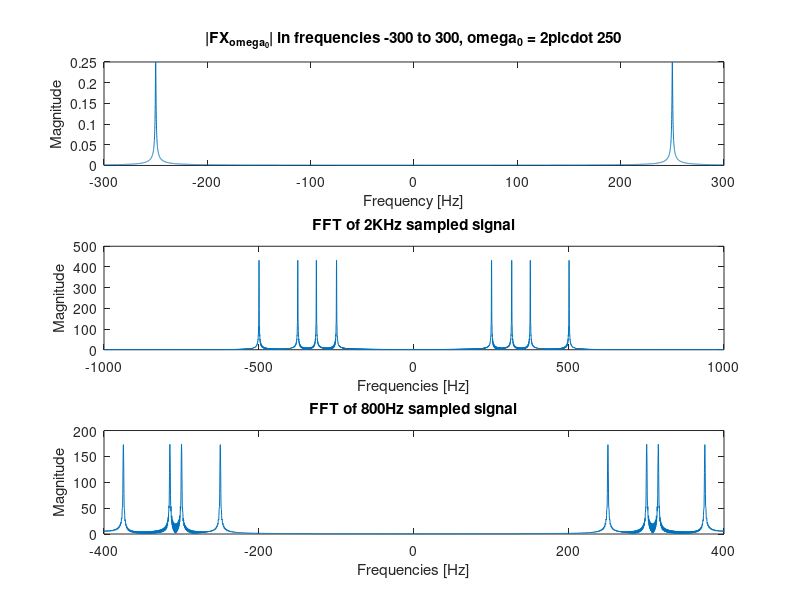
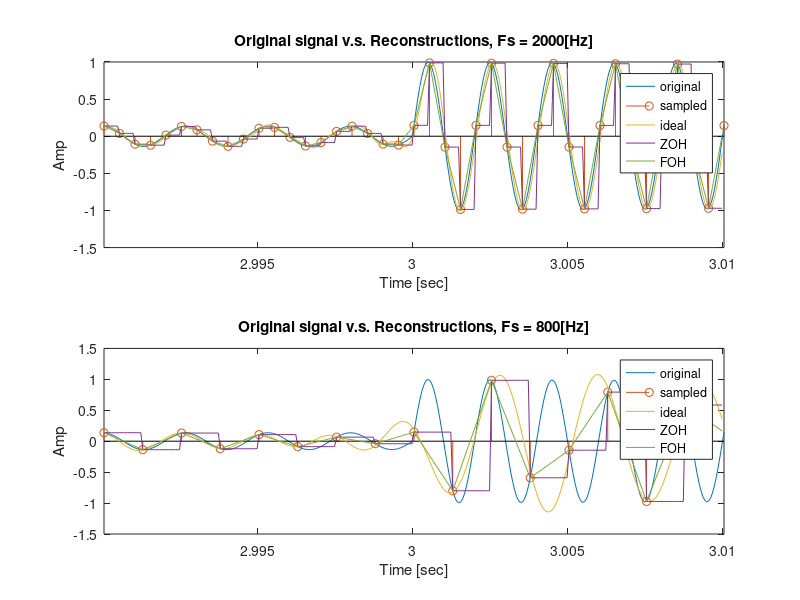

MATLAB code for these plots, in order:
% Students:
%  Itay Levi - 203192216 
%  Hagai Kariti - 301781613

        
%% Clear all
clear all;
close all;
clc
%% Q1
% define the signal
x_w = @(w,t) sin(w.*t).*(t >= 0).*exp(-2*t);
% define fourier transform for X
w0 = 2*pi*250;
X_fourier = @(w) w0./(w0^2 + (j.*w + 2).^2);
% calculate it for given interval
f_space = linspace(-300, 300, 10000);
X_f_abs = abs(X_fourier(2*pi*f_space));
% plot it
figure(1);
subplot(3, 1, 1);
plot(f_space, X_f_abs);
title("|F\{X_{\omega_0}\}| in frequencies -300 to 300, \omega_0 = 2\pi\cdot 250");
xlabel("Frequency [Hz]");
ylabel("Magnitude");
%% Q2
% define the signal x(t)
w1 = 2*pi*250;
w2 = 2*pi*315;
w3 = 2*pi*375;
w4 = 2*pi*500;
x = @(t) x_w(w1, t).*(t >= 0 & t < 1) ...
    + x_w(w2, t-1).*(t >= 1 & t < 2) ...
    + x_w(w3, t-2).*(t >= 2 & t < 3) ...
    + x_w(w4, t-3).*(t >= 3 & t < 4);
% calculate the signal in the required time interval
t = linspace(0, 4, 64000);
signal = x(t);
% play it
sample_frequency_continuous = 64000/4;
soundsc(signal, sample_frequency_continuous);
%% Q3
% calculate time interval
start_index = 1 + sample_frequency_continuous * 2.99;
end_index = 1 + sample_frequency_continuous * 3.01;
interval = t(start_index:end_index);
% plot the signal twice (title and legend will be set by later questions)
figure(2);
subplot(2, 1, 1);
plot(interval, signal(start_index:end_index));
xlabel('Time [sec]');
ylabel('Amp');
xlim([interval(1) interval(end)]);
hold all;

subplot(2, 1, 2);
plot(interval, signal(start_index:end_index));
xlabel('Time[sec]');
ylabel('Amplitude');
xlim([interval(1) interval(end)]);
hold all;
%% Q4
% downsample signal
sample_frequency = 2000;
downsample_factor = sample_frequency_continuous/sample_frequency;
sampled_signal = downsample(signal, downsample_factor);
% calculate time interval
start_index = 1 + 2.99 * sample_frequency;
end_index = 1 + 3.01 * sample_frequency;
sampled_interval = downsample(interval, downsample_factor);
% plot
subplot(2, 1, 1);
stem(sampled_interval, sampled_signal(start_index:end_index));
title(['Original signal v.s. Reconstructions, Fs = ', num2str(sample_frequency), '[Hz]']);
legend('Continuous [16KHz]', 'Sampled (2KHz)');
%% Q5
% Calculate fft on sampled signal
signal_fft = fftshift(fft(sampled_signal));
% plot it
num_of_samples = length(sampled_signal);
frequencies = linspace(-sample_frequency/2, sample_frequency/2, num_of_samples);
figure(1);
subplot(3, 1, 2);
plot(frequencies, abs(signal_fft));
title('FFT of 2KHz sampled signal');
xlabel('Frequencies [Hz]');
ylabel('Magnitude');
%% Q7
x_up1 = upsample(sampled_signal,downsample_factor);
% t=t2;

m_US1 = find((t>=2.99) & (t<=3.01));
dt = t(m_US1);

Int_sinc=sinc((-256:255)/downsample_factor);
x_ID1_conv=conv(x_up1,Int_sinc);
x_ID1=x_ID1_conv(256:(length(x_ID1_conv)-256));

figure(2);
subplot(2,1,1);
plot(dt,x_ID1(m_US1));
hold all;
%% Q8
Int_ZOH1=linspace(1,1,downsample_factor);
x_ZOH1_conv=conv(x_up1,Int_ZOH1);
x_ZOH1=x_ZOH1_conv(1:(length(x_ZOH1_conv)-downsample_factor+1));

figure(2);
subplot(2,1,1);
plot(dt,x_ZOH1(m_US1));
hold all;
%% Q9
Int_FOH1=conv(Int_ZOH1,Int_ZOH1)/downsample_factor;
x_FOH1_conv=conv(x_up1,Int_FOH1);
x_FOH1=x_FOH1_conv(downsample_factor:(length(x_FOH1_conv)-downsample_factor+1));

figure(2);
subplot(2,1,1);
plot(dt,x_FOH1(m_US1));
hold all;

legend('original','sampled','ideal','ZOH','FOH');
%% Q11
Fs2=800;
N_DS2=sample_frequency_continuous/Fs2;
x_DS2=downsample(signal,N_DS2);
t_DS2=downsample(t,N_DS2);

m11=find((t_DS2>=2.99) & (t_DS2<=3.01));
dx_DS2=x_DS2(m11);
dt_DS2=t_DS2(m11);

N2=4*Fs2;
x11=fft(x_DS2);
w2_FFT=linspace(-Fs2/2,Fs2/2,N2);
x2_FFT = fftshift( x11 );

figure(1);
subplot(3,1,3);
plot(w2_FFT,abs(x2_FFT));
title('FFT of 800Hz sampled signal');
xlabel('Frequencies [Hz]');
ylabel('Magnitude');
hold all;


figure(2);
subplot(2,1,2);
stem(dt_DS2,dx_DS2)
title(['Original signal v.s. Reconstructions, Fs = ', num2str(Fs2), '[Hz]']);
xlabel('Time [sec]');
ylabel('Amp');
hold all;

x_up2 = upsample(x_DS2,N_DS2);
t_US2 = t;

m_US2=find((t_US2>=2.99) & (t_US2<=3.01));
dt_US2=t_US2(m_US2);

Int_sinc=sinc((-256:255)/N_DS2);
x_ID2_conv=conv(x_up2,Int_sinc);
x_ID2=x_ID2_conv(256:(length(x_ID2_conv)-256));

figure(2);
subplot(2,1,2);
plot(dt_US2,x_ID2(m_US2));
hold all;

Int_ZOH2=linspace(1,1,N_DS2);
x_ZOH2_conv=conv(x_up2,Int_ZOH2);
x_ZOH2=x_ZOH2_conv(1:(length(x_ZOH2_conv)-N_DS2+1));

figure(2);
subplot(2,1,2);
plot(dt_US2,x_ZOH2(m_US2));
hold all;

Int_FOH2=conv(Int_ZOH2,Int_ZOH2)/N_DS2;
x_FOH2_conv=conv(x_up2,Int_FOH2);
x_FOH2=x_FOH2_conv(N_DS2:(length(x_FOH2_conv)-N_DS2+1));

figure(2);
subplot(2,1,2);
plot(dt_US2,x_FOH2(m_US2));
hold all;

legend('original','sampled','ideal','ZOH','FOH');